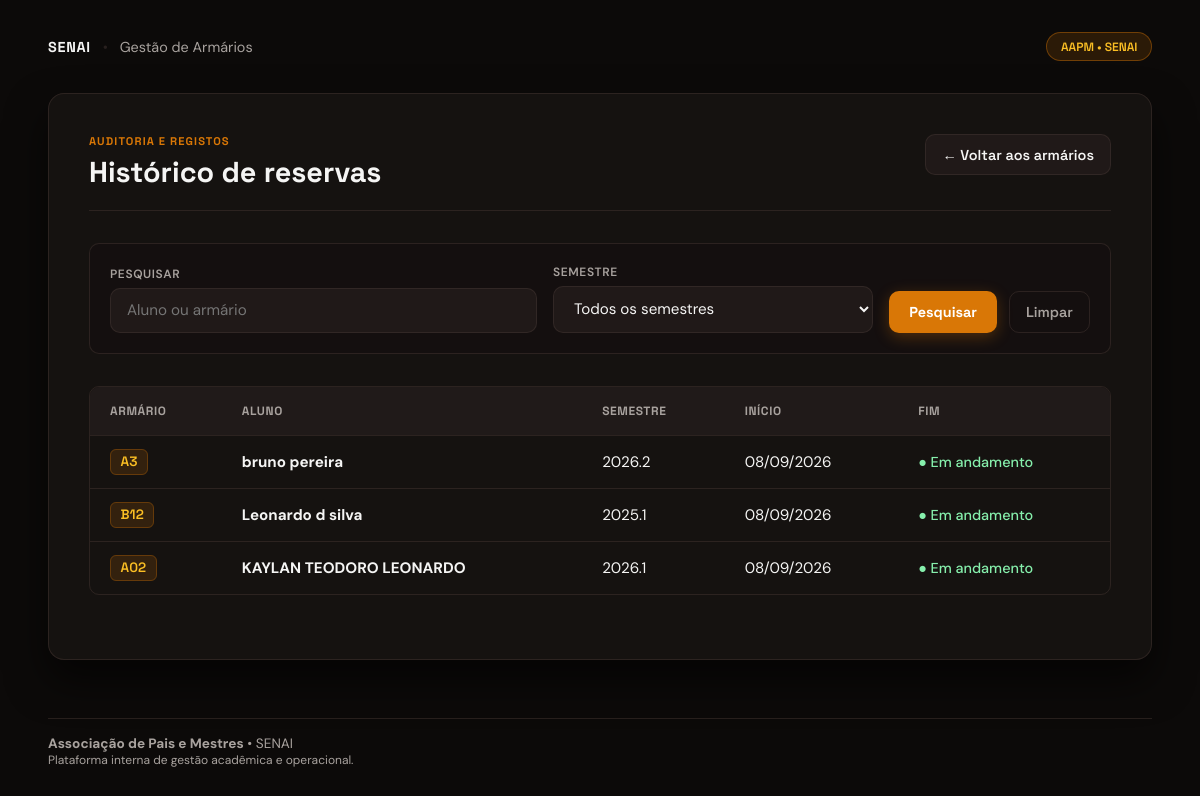
Page /armarios/historico (signed in) on the earlier database version.
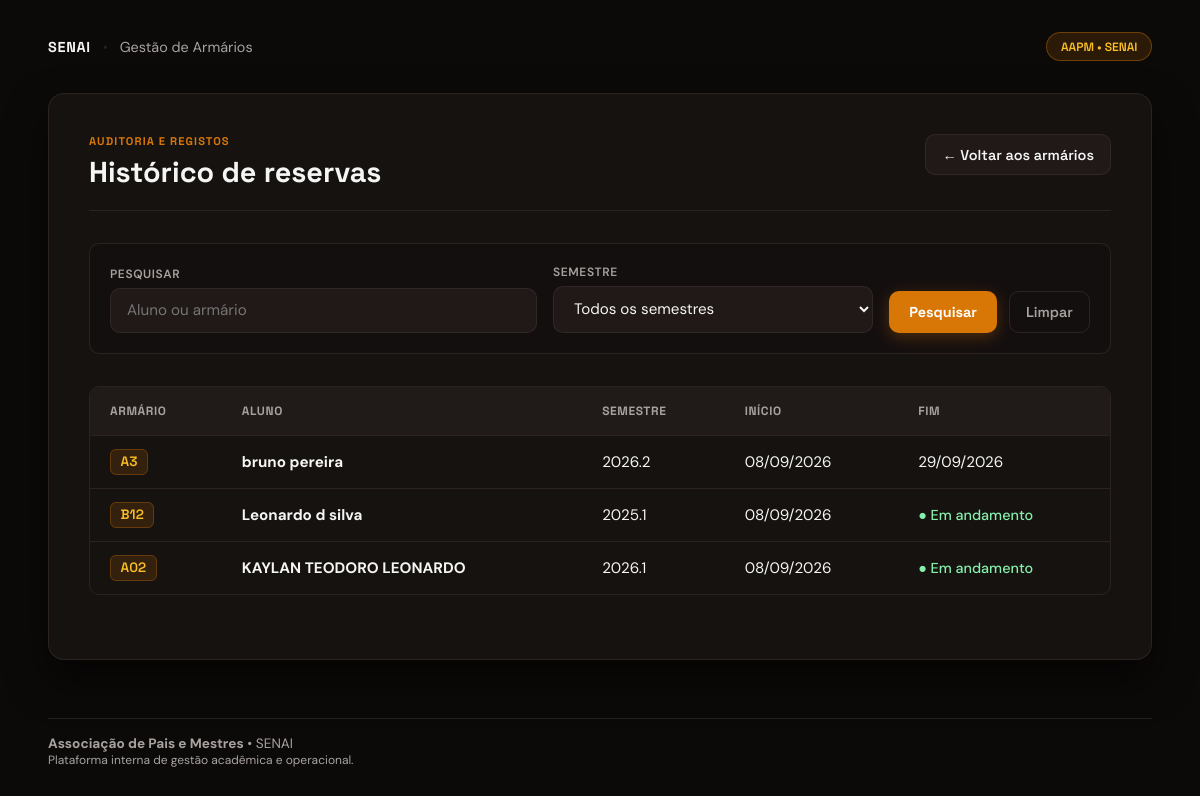
Same page on the later database version.
### app/models/armario.py (models this page shows, shortened)
class ReservaArmario(Base):
    __tablename__ = "reservas_armarios"
    id = Column(Integer, primary_key=True, index=True)
    armario_id = Column(Integer, ForeignKey("armarios.id", ondelete="CASCADE"), nullable=False)
    locatario_nome = Column(String(150), nullable=False)
    semestre = Column(String(10), nullable=False)
    observacao = Column(String(255), nullable=True)
    iniciado_em = Column(DateTime, server_default=func.now(), nullable=False)
    encerrado_em = Column(DateTime, nullable=True)
    armario = relationship("Armario", backref="reservas")

class Armario(Base):
    __tablename__ = "armarios"
    id     = Column(Integer, primary_key=True, index=True)
    numero = Column(String(20), nullable=False, unique=True)
    localizacao = Column(String(100), nullable=True)
    status = Column(
        Enum(StatusArmario),
        nullable=False,
        default=StatusArmario.DISPONIVEL
    )
    locatario_nome = Column(String(150), nullable=True)
    semestre = Column(String(10), nullable=True)
    observacao = Column(String(255), nullable=True)
    ativo = Column(Boolean, default=True)
    alugado_em     = Column(DateTime, nullable=True)
    criado_em      = Column(DateTime, server_default=func.now())
    atualizado_em  = Column(DateTime, server_default=func.now(), onupdate=func.now())

### app/controllers/armario_controller.py (the view)
@router.get("/historico")
def listar_historico_reservas(request: Request, busca: str = "", semestre: str = "", pagina: int = 1, db: Session = Depends(get_db), usuario=Depends(get_usuario_logado)):
    query = db.query(ReservaArmario).join(Armario)
    if busca:
        termo = f"%{busca}%"
        query = query.filter((ReservaArmario.locatario_nome.ilike(termo)) | (Armario.numero.ilike(termo)))
    if semestre:
        query = query.filter(ReservaArmario.semestre == semestre)
    total_registros, por_pagina = query.count(), 10
    total_paginas = max(math.ceil(total_registros / por_pagina), 1)
    pagina = min(max(pagina, 1), total_paginas)
    reservas = query.order_by(ReservaArmario.iniciado_em.desc()).offset((pagina - 1) * por_pagina).limit(por_pagina).all()
    semestres = [item[0] for item in db.query(ReservaArmario.semestre).distinct().order_by(ReservaArmario.semestre).all()]
    return templates.TemplateResponse(request, "armarios/historico_geral.html", {"request": request, "usuario": usuario, "reservas": reservas, "busca": busca, "semestre": semestre, "semestres": semestres, "pagina": pagina, "total_paginas": total_paginas, "total_registros": total_registros})

### app/templates/armarios/historico_geral.html (shortened to what this page needs)
<!DOCTYPE html>
<html lang="pt-br">
<head>
    <link rel="stylesheet" href="/static/css/armarios/historico_geral.css">
</head>
<body>
    <div class="spotlight" id="spotlight"></div>
    <div class="page-wrapper">
        <header class="site-header">
            <div class="nav-brand">
                <strong>SENAI</strong>
                <span class="divider">•</span>
                <span>Gestão de Armários</span>
            </div>
            <span class="brand-badge">AAPM • SENAI</span>
        </header>
        <main class="content-container">
            <div class="history-card">
                <div class="card-header-main">
                    <div>
                        <span class="card-kicker">AUDITORIA E REGISTOS</span>
                        <h1>Histórico de reservas</h1>
                    </div>
                    <a href="/armarios" class="btn-secondary">← Voltar aos armários</a>
                </div>
                <form method="get" class="search-filter-form">
                    <div class="input-field-group search-group">
                        <label for="busca">Pesquisar</label>
                        <input type="search" id="busca" name="busca" value="{{ busca }}" placeholder="Aluno ou armário">
                    </div>
                    <div class="input-field-group select-group">
                        <label for="semestre">Semestre</label>
                        <select id="semestre" name="semestre">
                            <option value="">Todos os semestres</option>
                        </select>
                    </div>
                    <div class="filter-actions">
                        <button type="submit" class="btn-primary">Pesquisar</button>
                        <a href="/armarios/historico" class="btn-outline">Limpar</a>
                    </div>
                </form>
                <div class="table-responsive">
                    <table class="data-table">
                        <thead>
                            <tr>
                                <th>Armário</th>
                                <th>Aluno</th>
                                <th>Semestre</th>
                                <th>Início</th>
                                <th>Fim</th>
                            </tr>
                        </thead>
                        <tbody>
                            {% for reserva in reservas %}
                            <tr>
                                <td><span class="badge-armario">{{ reserva.armario.numero }}</span></td>
                                <td><strong>{{ reserva.locatario_nome }}</strong></td>
                                <td>{{ reserva.semestre }}</td>
                                <td>{{ reserva.iniciado_em.strftime('%d/%m/%Y') }}</td>
                                <td>
                                    {% if reserva.encerrado_em %}
                                    {{ reserva.encerrado_em.strftime('%d/%m/%Y') }}
                                    {% else %}
                                    <span class="status-active">● Em andamento</span>
                                    {% endif %}
                                </td>
                            </tr>
                            {% else %}
                            <tr>
                                <td colspan="5" class="empty-row">Nenhuma reserva encontrada.</td>
                            </tr>
                            {% endfor %}
                        </tbody>
                    </table>
                </div>
            </div>
        </main>
        <footer class="site-footer">
            <div class="footer-info">
                <p><strong>Associação de Pais e Mestres</strong> • SENAI</p>
                <p class="footer-sub">Plataforma interna de gestão acadêmica e operacional.</p>
            </div>
        </footer>
    </div>
</body>
</html>

Differences in the rows shown:
changed ReservaArmario "bruno pereira": encerrado_em (not shown) → "29/09/2026"; no longer shows "● Em andamento"
